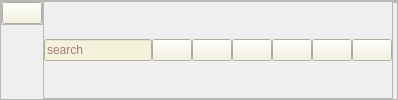
        <widget class="QFrame" name="header_frame">
         <property name="frameShape">
          <enum>QFrame::Shape::StyledPanel</enum>
         </property>
         <property name="frameShadow">
          <enum>QFrame::Shadow::Raised</enum>
         </property>
         <layout class="QHBoxLayout" name="horizontalLayout_2">
          <property name="spacing">
           <number>0</number>
          </property>
          <property name="leftMargin">
           <number>0</number>
          </property>
          <property name="topMargin">
           <number>0</number>
          </property>
          <property name="rightMargin">
           <number>0</number>
          </property>
          <property name="bottomMargin">
           <number>0</number>
          </property>
          <item alignment="Qt::AlignmentFlag::AlignLeft|Qt::AlignmentFlag::AlignTop">
           <widget class="QFrame" name="frame_6">
            <property name="frameShape">
             <enum>QFrame::Shape::StyledPanel</enum>
            </property>
            <property name="frameShadow">
             <enum>QFrame::Shadow::Raised</enum>
            </property>
            <layout class="QHBoxLayout" name="horizontalLayout_6">
             <property name="spacing">
              <number>0</number>
             </property>
             <property name="leftMargin">
              <number>0</number>
             </property>
             <property name="topMargin">
              <number>0</number>
             </property>
             <property name="rightMargin">
              <number>0</number>
             </property>
             <property name="bottomMargin">
              <number>0</number>
             </property>
             <item>
              <widget class="QPushButton" name="pushButton_8">
               <property name="styleSheet">
                <string notr="true">background-color: rgb(245, 242, 219);</string>
               </property>
               <property name="text">
                <string/>
               </property>
               <property name="icon">
                <iconset>
                 <normalon>:/icons/icons/align-left.svg</normalon>
                </iconset>
               </property>
               <property name="iconSize">
                <size>
                 <width>32</width>
                 <height>32</height>
                </size>
               </property>
              </widget>
             </item>
            </layout>
           </widget>
          </item>
          <item>
           <widget class="QFrame" name="frame_2">
            <property name="frameShape">
             <enum>QFrame::Shape::StyledPanel</enum>
            </property>
            <property name="frameShadow">
             <enum>QFrame::Shadow::Raised</enum>
            </property>
            <layout class="QHBoxLayout" name="horizontalLayout_5">
             <property name="spacing">
              <number>0</number>
             </property>
             <property name="leftMargin">
              <number>0</number>
             </property>
             <property name="topMargin">
              <number>0</number>
             </property>
             <property name="rightMargin">
              <number>0</number>
             </property>
             <property name="bottomMargin">
              <number>0</number>
             </property>
             <item>
              <widget class="QLineEdit" name="lineEdit">
               <property name="styleSheet">
                <string notr="true">background-color: rgb(245, 242, 219);
color: rgb(86, 1, 38);</string>
               </property>
               <property name="text">
                <string/>
               </property>
               <property name="placeholderText">
                <string>search</string>
               </property>
              </widget>
             </item>
             <item>
              <widget class="QPushButton" name="searchButton">
               <property name="styleSheet">
                <string notr="true">background-color: rgb(245, 242, 219);</string>
               </property>
               <property name="text">
                <string/>
               </property>
               <property name="icon">
                <iconset>
                 <normalon>:/icons/icons/search.svg</normalon>
                </iconset>
               </property>
              </widget>
             </item>
             <item>
              <widget class="QPushButton" name="pushButton_4">
               <property name="styleSheet">
                <string notr="true">background-color: rgb(245, 242, 219);</string>
               </property>
               <property name="text">
                <string/>
               </property>
               <property name="icon">
                <iconset>
                 <normalon>:/icons/icons/bell.svg</normalon>
                </iconset>
               </property>
              </widget>
             </item>
             <item>
              <widget class="QPushButton" name="pushButton_5">
               <property name="styleSheet">
                <string notr="true">background-color: rgb(245, 242, 219);</string>
               </property>
               <property name="text">
                <string/>
               </property>
               <property name="icon">
                <iconset>
                 <normalon>:/icons/icons/user.svg</normalon>
                </iconset>
               </property>
              </widget>
             </item>
             <item>
              <widget class="QPushButton" name="pushButton">
               <property name="styleSheet">
                <string notr="true">background-color: rgb(245, 242, 219);</string>
               </property>
               <property name="text">
                <string/>
               </property>
               <property name="icon">
                <iconset>
                 <normalon>:/icons/icons/maximize-2.svg</normalon>
                </iconset>
               </property>
              </widget>
             </item>
             <item>
              <widget class="QPushButton" name="pushButton_2">
               <property name="styleSheet">
                <string notr="true">background-color: rgb(245, 242, 219);</string>
               </property>
               <property name="text">
                <string/>
               </property>
               <property name="icon">
                <iconset>
                 <normalon>:/icons/icons/arrow-down-left.svg</normalon>
                </iconset>
               </property>
              </widget>
             </item>
             <item>
              <widget class="QPushButton" name="pushButton_3">
               <property name="layoutDirection">
                <enum>Qt::LayoutDirection::LeftToRight</enum>
               </property>
               <property name="styleSheet">
                <string notr="true">background-color: rgb(245, 242, 219);
</string>
               </property>
               <property name="text">
                <string/>
               </property>
               <property name="icon">
                <iconset>
                 <normalon>:/icons/icons/x.svg</normalon>
                </iconset>
               </property>
              </widget>
             </item>
            </layout>
           </widget>
          </item>
          <item alignment="Qt::AlignmentFlag::AlignHCenter|Qt::AlignmentFlag::AlignTop">
           <widget class="QFrame" name="frame_3">
            <property name="frameShape">
             <enum>QFrame::Shape::StyledPanel</enum>
            </property>
            <property name="frameShadow">
             <enum>QFrame::Shadow::Raised</enum>
            </property>
            <layout class="QHBoxLayout" name="horizontalLayout">
             <property name="spacing">
              <number>0</number>
             </property>
             <property name="leftMargin">
              <number>0</number>
             </property>
             <property name="topMargin">
              <number>0</number>
             </property>
             <property name="rightMargin">
              <number>0</number>
             </property>
             <property name="bottomMargin">
              <number>0</number>
             </property>
            </layout>
           </widget>
          </item>
          <item alignment="Qt::AlignmentFlag::AlignRight|Qt::AlignmentFlag::AlignTop">
           <widget class="QFrame" name="frame">
            <property name="frameShape">
             <enum>QFrame::Shape::StyledPanel</enum>
            </property>
            <property name="frameShadow">
             <enum>QFrame::Shadow::Raised</enum>
            </property>
            <layout class="QHBoxLayout" name="horizontalLayout_4">
             <property name="spacing">
              <number>0</number>
             </property>
             <property name="leftMargin">
              <number>0</number>
             </property>
             <property name="topMargin">
              <number>0</number>
             </property>
             <property name="rightMargin">
              <number>0</number>
             </property>
             <property name="bottomMargin">
              <number>0</number>
             </property>
            </layout>
           </widget>
          </item>
         </layout>
        </widget>
